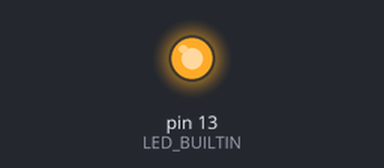
The sketch below on a simulated Arduino Uno, built with avr-gcc and run on an emulated ATmega328P. Shown: output pins drawn as LEDs (lit = HIGH).

Above: at 0.5 s.
At 5.1 s:
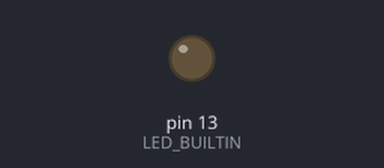
Timing chart, 0 to 8.3 s (numbered marks = the images above):
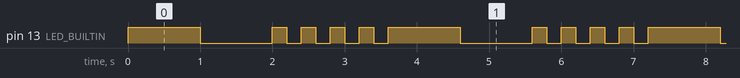

The sketch:

blink1.ino
```cpp
void setup() {
  pinMode(LED_BUILTIN, OUTPUT);

}

void loop() {
  digitalWrite(LED_BUILTIN, HIGH);
  delay(1000);
  digitalWrite(LED_BUILTIN, LOW);
  delay(1000);
  for(int i = 0; i < 4; i++){
    digitalWrite(LED_BUILTIN, HIGH);
    delay(200);
    digitalWrite(LED_BUILTIN, LOW);
    delay(200);
  }

}
```

Measured:
- by itself, pin 13 (LED_BUILTIN): repeats every 3.6 s: LOW 1.0 s, 4 × (HIGH 0.20 s, LOW 0.20 s), HIGH 1.0 s
- by itself, everything shown: repeats every 3.6 s, in 10 steps
